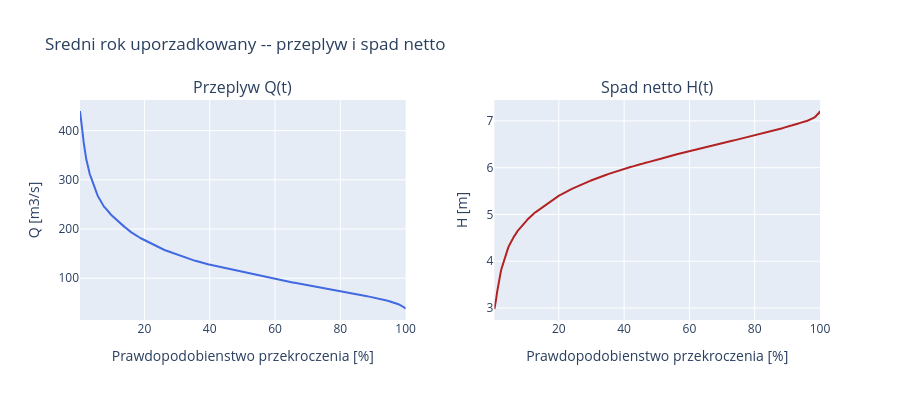

The notebook cell saved with this chart:
### Code cell
# Wykres: Q(t) i H(t) vs procent przekroczenia
fig2 = make_subplots(rows=1, cols=2,
    subplot_titles=['Przeplyw Q(t)', 'Spad netto H(t)'],
    horizontal_spacing=0.12)

pct = avg_year['exceedance_pct'].values

fig2.add_trace(go.Scatter(x=pct, y=Q_sorted, mode='lines',
    line=dict(color='royalblue', width=2), name='Q'), row=1, col=1)
fig2.add_trace(go.Scatter(x=pct, y=H_net, mode='lines',
    line=dict(color='firebrick', width=2), name='H'), row=1, col=2)

fig2.update_xaxes(title_text='Prawdopodobienstwo przekroczenia [%]', row=1, col=1)
fig2.update_xaxes(title_text='Prawdopodobienstwo przekroczenia [%]', row=1, col=2)
fig2.update_yaxes(title_text='Q [m3/s]', row=1, col=1)
fig2.update_yaxes(title_text='H [m]', row=1, col=2)
fig2.update_layout(height=400, showlegend=False,
    title_text='Sredni rok uporzadkowany -- przeplyw i spad netto')
fig2.show()

### Figure 1 — Plotly figure (JSON) as saved in the notebook; plotly's stock layout.template omitted (floating-point values rounded to 4 significant figures; data arrays with more than 128 entries replaced by an {"elided": "..."} marker saying what was removed)
{"data": [{"line": {"color": "royalblue", "width": 2}, "mode": "lines", "name": "Q", "type": "scatter", "x": {"elided": "365 float values"}, "xaxis": "x", "y": {"elided": "365 float values"}, "yaxis": "y"}, {"line": {"color": "firebrick", "width": 2}, "mode": "lines", "name": "H", "type": "scatter", "x": {"elided": "365 float values"}, "xaxis": "x2", "y": {"elided": "365 float values"}, "yaxis": "y2"}], "layout": {"annotations": [{"font": {"size": 16}, "showarrow": false, "text": "Przeplyw Q(t)", "x": 0.22, "xanchor": "center", "xref": "paper", "y": 1.0, "yanchor": "bottom", "yref": "paper"}, {"font": {"size": 16}, "showarrow": false, "text": "Spad netto H(t)", "x": 0.78, "xanchor": "center", "xref": "paper", "y": 1.0, "yanchor": "bottom", "yref": "paper"}], "height": 400, "showlegend": false, "title": {"text": "Sredni rok uporzadkowany -- przeplyw i spad netto"}, "xaxis": {"anchor": "y", "domain": [0.0, 0.44], "title": {"text": "Prawdopodobienstwo przekroczenia [%]"}}, "xaxis2": {"anchor": "y2", "domain": [0.56, 1.0], "title": {"text": "Prawdopodobienstwo przekroczenia [%]"}}, "yaxis": {"anchor": "x", "domain": [0.0, 1.0], "title": {"text": "Q [m3/s]"}}, "yaxis2": {"anchor": "x2", "domain": [0.0, 1.0], "title": {"text": "H [m]"}}}}
